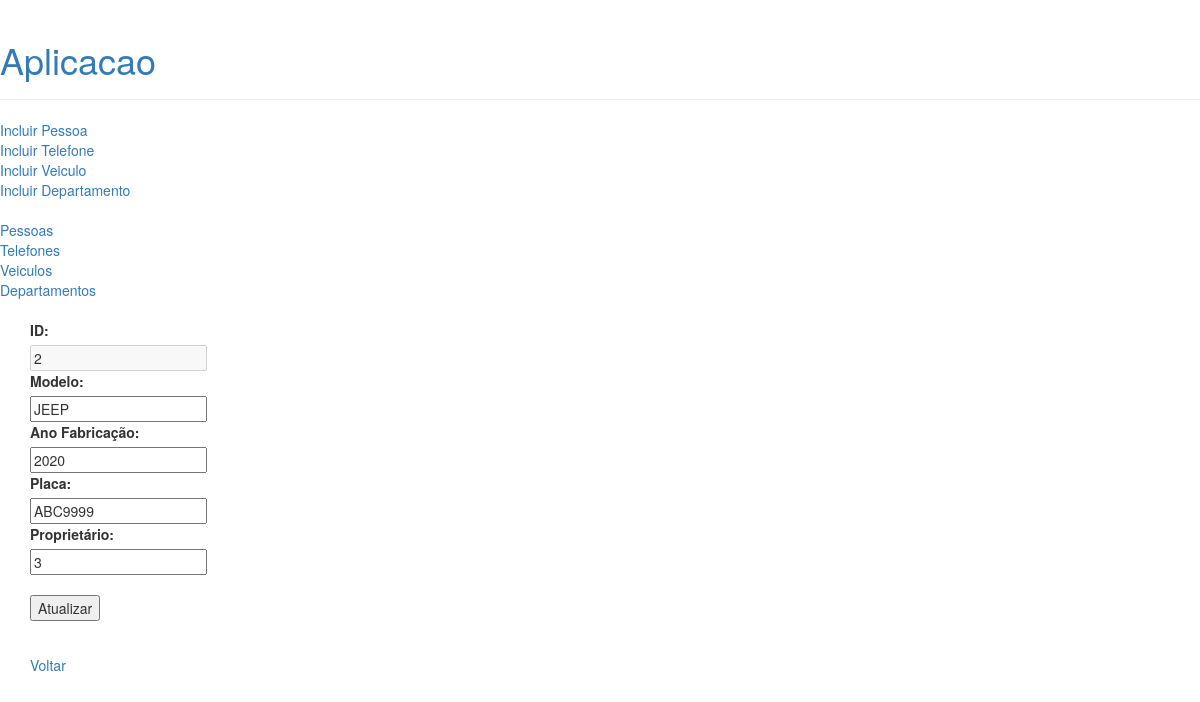
The app's page /aplicacao/veiculo/atualizar/2, older data.
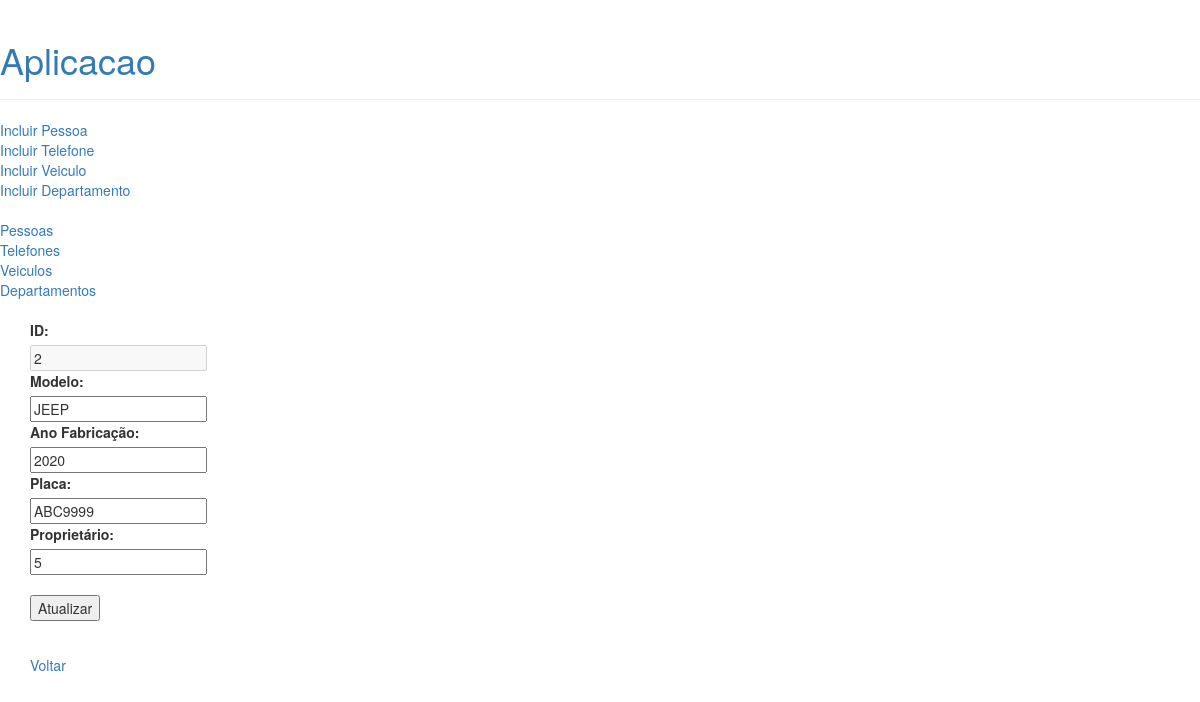
The same page, newer data.
### aplicacao/models.py (models this page shows, shortened)
class Veiculo(models.Model):
    placa = models.CharField(max_length=7)
    modelo = models.CharField(max_length=30)
    fabricacao = models.IntegerField(null=True)
    proprietario = models.ForeignKey(
        Pessoa,
        on_delete=models.RESTRICT,
        null=True
    )
    objects = VeiculoManager()

### aplicacao/views/viewsveiculos.py (the view, shortened to what this page needs)
# urls.py: path('veiculo/atualizar/<int:vehicleid>', viewsveiculos.atualizarveiculo, name='atualizarveiculo'),
@csrf_exempt
def atualizarveiculo(request,vehicleid):
    if (request.method == 'GET'):
        db_veiculo = Veiculo.objects.avehicle(vehicleid=vehicleid)
        payload = { 'veiculo' : list(db_veiculo) }
        template = loader.get_template('veiculo/atualizarveiculo.html')
        return HttpResponse(template.render(payload, request))

### aplicacao/models.py (called while the page is built)
    def avehicle(self,vehicleid):
        result = self.filter(id=vehicleid)
        return result

### aplicacao/templates/veiculo/atualizarveiculo.html
{% extends 'base.html' %}
{% block content %}
    {% if veiculo %}
        {% for v in veiculo %}
            <form action="/aplicacao/veiculo/atualizar/{{v.id}}" method="POST">
                <label for="name">ID:</label><br>
                <input type="text" id="vehicleid" name="vehicleid" value="{{v.id}}" disabled><br>
                <label for="name">Modelo:</label><br>
                <input type="text" id="modelo" name="modelo" value="{{v.modelo}}"><br>
                <label for="name">Ano Fabricação:</label><br>
                <input type="text" id="fabricacao" name="fabricacao" value="{{v.fabricacao}}"><br>
                <label for="name">Placa:</label><br>
                <input type="text" id="placa" name="placa" value="{{v.placa}}"><br>
                <label for="name">Proprietário:</label><br>
                <input type="text" id="proprietario_id" name="proprietario_id" value="{{v.proprietario_id}}"><br><br>
                <input type="submit" value="Atualizar">
            </form>
        {% endfor %}
    {% else %}
        <p>Não foi possível localizar os dados do veiculo.</p>
    {% endif %}
    <br />
    <a href="/aplicacao/veiculos">Voltar</a>
{% endblock %}

Row changes from the older to the newer data that the page shows:
changed Veiculo "JEEP": proprietario_id "3" → "5"
